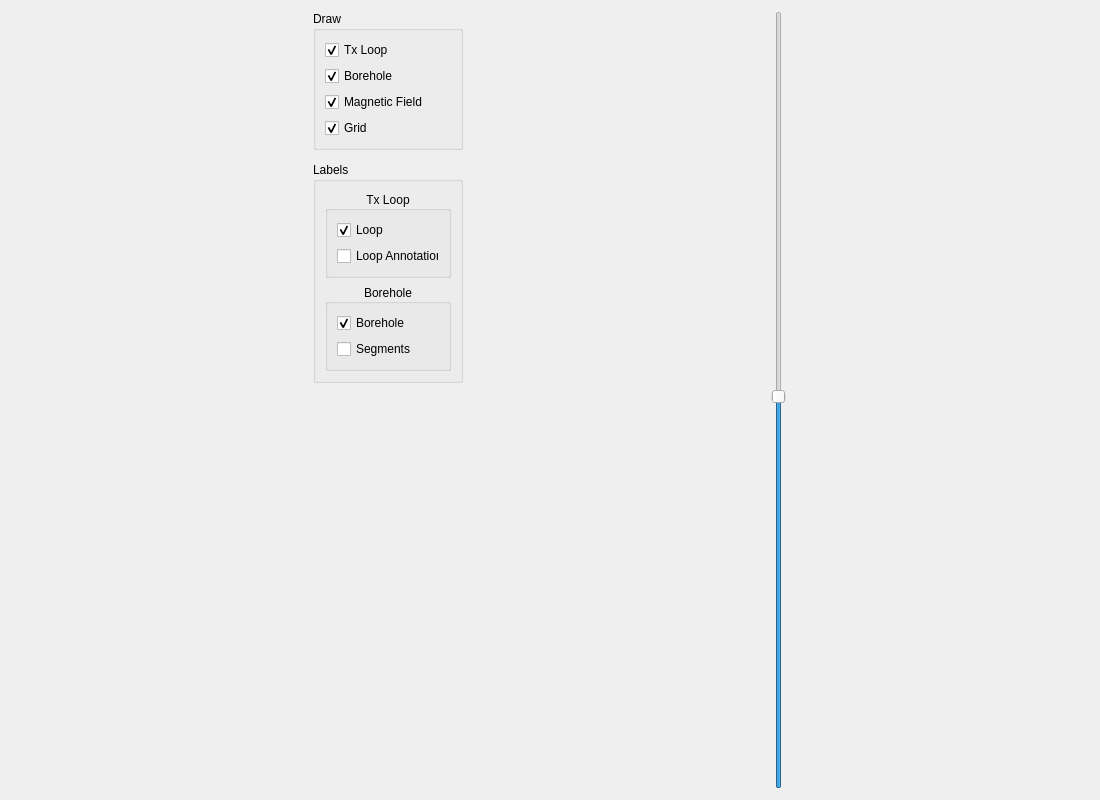
<?xml version="1.0" encoding="UTF-8"?>
<ui version="4.0">
 <class>Form</class>
 <widget class="QWidget" name="Form">
  <property name="geometry">
   <rect>
    <x>0</x>
    <y>0</y>
    <width>1100</width>
    <height>800</height>
   </rect>
  </property>
  <property name="windowTitle">
   <string>Form</string>
  </property>
  <layout class="QGridLayout" name="gridLayout">
   <item row="0" column="1" rowspan="4">
    <layout class="QGridLayout" name="map_layout"/>
   </item>
   <item row="2" column="0">
    <widget class="QGroupBox" name="groupBox_2">
     <property name="sizePolicy">
      <sizepolicy hsizetype="Fixed" vsizetype="Preferred">
       <horstretch>0</horstretch>
       <verstretch>0</verstretch>
      </sizepolicy>
     </property>
     <property name="minimumSize">
      <size>
       <width>150</width>
       <height>0</height>
      </size>
     </property>
     <property name="maximumSize">
      <size>
       <width>130</width>
       <height>16777215</height>
      </size>
     </property>
     <property name="title">
      <string>Labels</string>
     </property>
     <layout class="QVBoxLayout" name="verticalLayout">
      <item>
       <widget class="QGroupBox" name="groupBox_3">
        <property name="title">
         <string>Tx Loop</string>
        </property>
        <property name="alignment">
         <set>Qt::AlignCenter</set>
        </property>
        <property name="flat">
         <bool>true</bool>
        </property>
        <layout class="QVBoxLayout" name="verticalLayout_3">
         <item>
          <widget class="QCheckBox" name="label_loop_cbox">
           <property name="text">
            <string>Loop</string>
           </property>
           <property name="checked">
            <bool>true</bool>
           </property>
          </widget>
         </item>
         <item>
          <widget class="QCheckBox" name="label_loop_anno_cbox">
           <property name="text">
            <string>Loop Annotations</string>
           </property>
          </widget>
         </item>
        </layout>
       </widget>
      </item>
      <item>
       <widget class="QGroupBox" name="groupBox_4">
        <property name="title">
         <string>Borehole</string>
        </property>
        <property name="alignment">
         <set>Qt::AlignCenter</set>
        </property>
        <property name="flat">
         <bool>true</bool>
        </property>
        <layout class="QVBoxLayout" name="verticalLayout_4">
         <item>
          <widget class="QCheckBox" name="label_borehole_cbox">
           <property name="text">
            <string>Borehole</string>
           </property>
           <property name="checked">
            <bool>true</bool>
           </property>
          </widget>
         </item>
         <item>
          <widget class="QCheckBox" name="label_segments_cbox">
           <property name="text">
            <string>Segments</string>
           </property>
           <property name="checked">
            <bool>false</bool>
           </property>
          </widget>
         </item>
        </layout>
       </widget>
      </item>
     </layout>
    </widget>
   </item>
   <item row="0" column="0">
    <widget class="QGroupBox" name="groupBox">
     <property name="sizePolicy">
      <sizepolicy hsizetype="Fixed" vsizetype="Preferred">
       <horstretch>0</horstretch>
       <verstretch>0</verstretch>
      </sizepolicy>
     </property>
     <property name="minimumSize">
      <size>
       <width>150</width>
       <height>0</height>
      </size>
     </property>
     <property name="maximumSize">
      <size>
       <width>140</width>
       <height>16777215</height>
      </size>
     </property>
     <property name="title">
      <string>Draw</string>
     </property>
     <layout class="QVBoxLayout" name="verticalLayout_2">
      <item>
       <widget class="QCheckBox" name="draw_loop_cbox">
        <property name="text">
         <string>Tx Loop</string>
        </property>
        <property name="checked">
         <bool>true</bool>
        </property>
       </widget>
      </item>
      <item>
       <widget class="QCheckBox" name="draw_borehole_cbox">
        <property name="text">
         <string>Borehole</string>
        </property>
        <property name="checked">
         <bool>true</bool>
        </property>
       </widget>
      </item>
      <item>
       <widget class="QCheckBox" name="draw_mag_field_cbox">
        <property name="text">
         <string>Magnetic Field</string>
        </property>
        <property name="checked">
         <bool>true</bool>
        </property>
       </widget>
      </item>
      <item>
       <widget class="QCheckBox" name="draw_grid_cbox">
        <property name="text">
         <string>Grid</string>
        </property>
        <property name="checked">
         <bool>true</bool>
        </property>
       </widget>
      </item>
     </layout>
    </widget>
   </item>
   <item row="3" column="0">
    <spacer name="verticalSpacer">
     <property name="orientation">
      <enum>Qt::Vertical</enum>
     </property>
     <property name="sizeHint" stdset="0">
      <size>
       <width>20</width>
       <height>40</height>
      </size>
     </property>
    </spacer>
   </item>
   <item row="0" column="2" rowspan="4">
    <widget class="QSlider" name="verticalSlider">
     <property name="value">
      <number>50</number>
     </property>
     <property name="orientation">
      <enum>Qt::Vertical</enum>
     </property>
    </widget>
   </item>
  </layout>
 </widget>
 <resources/>
 <connections/>
</ui>
